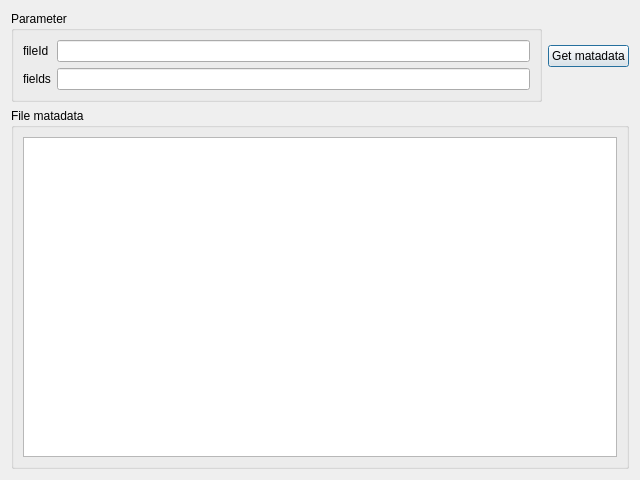
<?xml version="1.0" encoding="UTF-8"?>
<ui version="4.0">
 <class>FileMataDataDialog</class>
 <widget class="QDialog" name="FileMataDataDialog">
  <property name="geometry">
   <rect>
    <x>0</x>
    <y>0</y>
    <width>640</width>
    <height>480</height>
   </rect>
  </property>
  <property name="windowTitle">
   <string>Dialog</string>
  </property>
  <layout class="QGridLayout" name="gridLayout">
   <item row="0" column="0">
    <widget class="QGroupBox" name="groupBox">
     <property name="title">
      <string>Parameter</string>
     </property>
     <layout class="QFormLayout" name="formLayout">
      <item row="0" column="0">
       <widget class="QLabel" name="label_FileId">
        <property name="text">
         <string>fileId</string>
        </property>
       </widget>
      </item>
      <item row="0" column="1">
       <widget class="QLineEdit" name="lineEdit_FileId"/>
      </item>
      <item row="1" column="0">
       <widget class="QLabel" name="label_Fields">
        <property name="text">
         <string>fields</string>
        </property>
       </widget>
      </item>
      <item row="1" column="1">
       <widget class="QLineEdit" name="lineEdit_Fileds"/>
      </item>
     </layout>
    </widget>
   </item>
   <item row="0" column="1">
    <widget class="QPushButton" name="pushButton_Get">
     <property name="text">
      <string>Get matadata</string>
     </property>
    </widget>
   </item>
   <item row="1" column="0" colspan="2">
    <widget class="QGroupBox" name="groupBox_2">
     <property name="title">
      <string>File matadata</string>
     </property>
     <layout class="QVBoxLayout" name="verticalLayout">
      <item>
       <widget class="QTreeView" name="treeView"/>
      </item>
     </layout>
    </widget>
   </item>
  </layout>
 </widget>
 <resources/>
 <connections/>
</ui>
